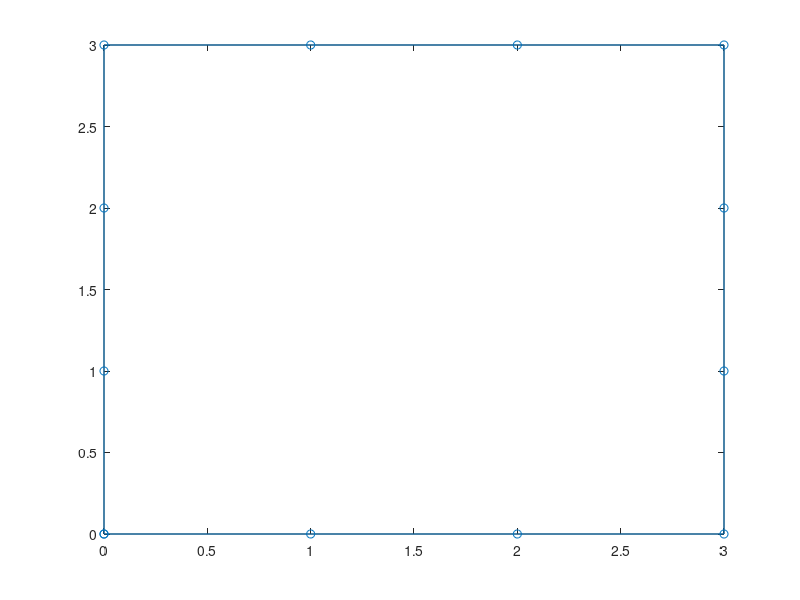

Source code (MATLAB):
clc
clear 
close all

%Global Coordinates Input mesh

%     ^
%  y  |
%     |
%      - - - ->
%         x
% x = [0:0.5:10, 10 10 10 10 10 10 10,9.5:-0.5:0, 0 0 0 0 0 0 0 ]';
% y = [zeros(1,20),0:0.4286:3.0002,(3+zeros(1,19)),3.0002:-0.4286:0]';
% Nj = 55;
% Ej = Nj;

x = [0 1 2 3 3 3 3 2 1 0 0 0 0];
y = [0 0 0 0 1 2 3 3 3 3 2 1 0];
Ej = 13;
Nj = 13;
plot(x,y,'o-')
hold on
% placeholder values of phi and phin
p  = zeros(Nj,1);
q  = zeros(Nj,1);

% in natural frame over element Ej


%Influence coefficients
%  !! define nfx and nfy

for ms = 1:Nj-1
     
    A = [x(ms),y(ms)];        %intl point
    B = [x(ms+1),y(ms+1)];    %fnl point
    V = B - A;
    midV = A + 0.5 * V;
    normal2 = [V(2),  -V(1)]; % which normal change minus
    % plot([A(1), B(1)], [A(2), B(2)], 'r');
%     hold on
%     plot([midV(1), midV(1) + normal2(1)], [midV(2), midV(2) + normal2(2)], '.-b');

    xn_tail(ms) =  midV(1); xn_head(ms) =   midV(1) + normal2(1);
    yn_tail(ms) = midV(2);  yn_head(ms) = midV(2) + normal2(2);

        distn(ms) = sqrt((xn_head(ms)-xn_tail(ms)).^2+(yn_head(ms)-yn_tail(ms)).^2);
        nfx(ms) = (xn_head(ms)-xn_tail(ms))./distn(ms);
        nfy(ms) = (yn_head(ms)-yn_tail(ms))./distn(ms);

end

for s = 1:Nj-1
    for f = 1:Nj-1
% Here I am forming G  and Gn = div(G)*n 2D green's velocity potential 
if s==f
    G(s,f) = 0.5;
    Gn(s,f) = 0;
else
G(s,f) = -(2*pi)^-1*log(sqrt((x(s)-x(f)).^2+(y(s)-y(f)).^2));
Gn(s,f) = -(2*pi)^-1*((x(s)-x(f))/((x(s)-x(f)).^2+(y(s)-y(f)).^2)).*nfx(f)-(2*pi)^-1*((y(s)-y(f))/((x(s)-x(f)).^2+(y(s)-y(f)).^2)).*nfy(f);
end
    end
end


M = Ej;
% consider an element
%  (1)o-------------------o(2)

q1 = 10;
p1 = 2;
q2 = 10;
p2 = 2;
for P = 1:Nj-1 %Source Point
    for Q = 1:Nj-1 %Field Point
        K1 = G(P,Q);
        K2 = Gn(P,Q);
        xj = x(P);
        xj1 = x(Q);
        yj = y(P);
        yj1 = y(Q);
        
        for m = 1:M
            
               
                    N1 = @(eta) 0.5*(1-eta);%N1;
               
                    N2 = @(eta) 0.5*(1+eta);%N2;
                
%                 k
                % % Jacobian of transformation
                dN1de = -0.5; dN2de = 0.5;
                dxde = dN1de.*xj + dN2de.*xj1;
                dyde = dN1de.*yj + dN2de.*yj1;

                J = @(eta) sqrt((dxde).^2 + (dyde).^2);
%                 K1 = 0.65; K2 = 0.95;
                is1 = @(eta) K1.*N1(eta).*J(eta); % q1 N1 refer to k-sum counter, not K1 Kernel
                is2 = @(eta) K1.*N2(eta).*J(eta);

                id1 = @(eta) K2.*N1(eta).*J(eta);
                id2 = @(eta) K2.*N2(eta).*J(eta);
                
                IS = q1.*quadl(is1,-1,1) + q2.*quadl(is2,-1,1);
                ID = p1.*quadl(id1,-1,1) + p2.*quadl(id2,-1,1);
            
            Am(m) = IS;
            Bm(m) = ID;
        end
        Amk = sum(Am);
        Bmk = sum(Bm);
       MatA(P,Q) = Amk;
       MatB(P,Q) = Bmk;
    end
end


